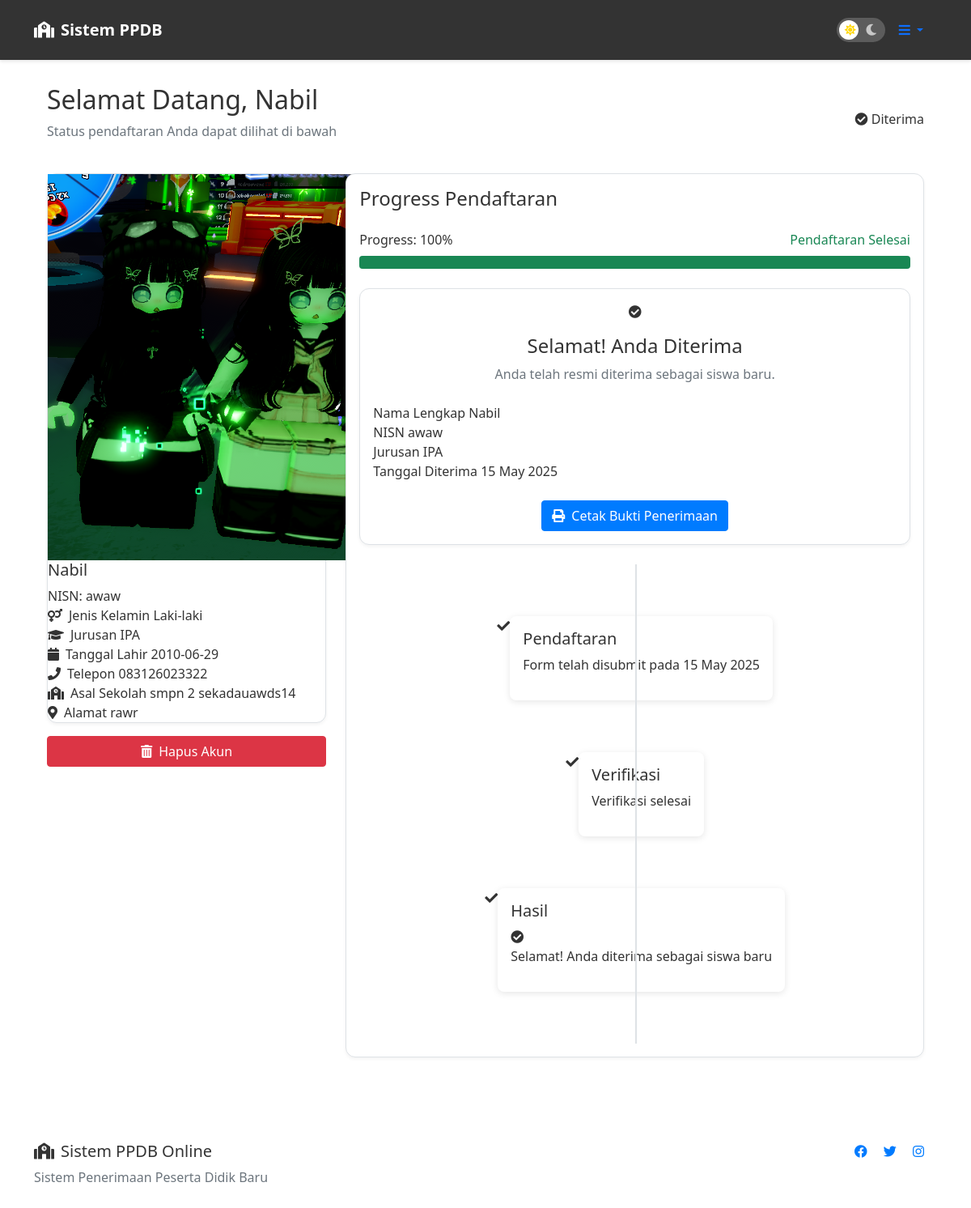
The app's page /dashboard (signed in) with its own data.
### app/models.py (models this page shows, shortened)
class User(UserMixin, db.Model):
    id = db.Column(db.Integer, primary_key=True)
    username = db.Column(db.String(80), unique=True, nullable=False)
    password = db.Column(db.String(120), nullable=False)
    name = db.Column(db.String(100), nullable=False)
    role = db.Column(db.String(10), default='user')
    forms = db.relationship('Form', backref='user', lazy=True)

class Form(db.Model):
    id = db.Column(db.Integer, primary_key=True)
    user_id = db.Column(db.Integer, db.ForeignKey('user.id'), nullable=False)
    form_data = db.Column(db.Text, nullable=False)
    status = db.Column(db.String(20), default='pending')
    timestamp = db.Column(db.DateTime, default=datetime.utcnow)
    akta_kelahiran = db.Column(db.String(255))
    kartu_keluarga = db.Column(db.String(255))
    ijazah_smp = db.Column(db.String(255))
    foto_siswa = db.Column(db.String(255))
    ktp_ortu = db.Column(db.String(255))
    nisn_doc = db.Column(db.String(255))
    nilai_rapor = db.Column(db.String(255))
    sertifikat_prestasi = db.Column(db.String(255))
    gender = db.Column(db.String(10))
    jurusan = db.Column(db.String(20))
    payment_proof = db.Column(db.String(255))  # Untuk menyimpan bukti pembayaran
    payment_status = db.Column(db.String(20), default='unpaid')  # unpaid/paid/confirmed
    @property
    def parsed_form_data(self):
        try:
            if isinstance(self.form_data, str):
                return json.loads(self.form_data)
            return self.form_data
        except:
            return {}

### app/routes/main.py (the view)
@main.route('/dashboard')
@login_required
def dashboard():
    if current_user.role == 'admin':
        forms = Form.query.all()
        return render_template('dashboard_admin.html', forms=forms)
    form = AdmissionForm()
    user_form = Form.query.filter_by(user_id=current_user.id).first()
    form_status = user_form.status if user_form else None
    if user_form and user_form.parsed_form_data:
        form_data = user_form.parsed_form_data
        form.nisn.data = form_data.get('nisn')
        try:
            form.birth_date.data = datetime.strptime(form_data.get('birth_date'), '%Y-%m-%d')
        except (ValueError, TypeError):
            form.birth_date.data = None
        form.address.data = form_data.get('address')
        form.phone.data = form_data.get('phone')
        form.previous_school.data = form_data.get('previous_school')
        form.gender.data = form_data.get('gender')
        form.jurusan.data = form_data.get('jurusan')
    return render_template('dashboard_user.html',
                         form=form,
                         form_status=form_status,
                         form_submitted=user_form,
                         now=datetime.now())

### app/templates/dashboard_user.html (shortened to what this page needs)
{% extends "base.html" %}
{% block content %}
<div class="dashboard-container">
    <div class="dashboard-header mb-4">
        <div class="row align-items-center">
            <div class="col-md-8">
                <h2 class="welcome-text">Selamat Datang, {{ current_user.name }}</h2>
                <p class="text-muted">{{ "Silahkan lengkapi pendaftaran Anda" if not form_submitted else "Status pendaftaran Anda dapat dilihat di bawah" }}</p>
            </div>
            <div class="col-md-4 text-md-end">
                {% if form_status == 'accepted' %}
                    <div class="status-pill success">
                        <i class="fas fa-check-circle"></i> Diterima
                    </div>
                {% elif form_status == 'rejected' %}
                    <div class="status-pill danger">
                        <i class="fas fa-times-circle"></i> Tidak Diterima
                    </div>
                {% elif form_status == 'pending' %}
                    <div class="status-pill warning">
                        <i class="fas fa-clock"></i> Dalam Proses
                    </div>
                {% endif %}
            </div>
        </div>
    </div>
    <div class="row g-4">
        <div class="col-md-4">
            <div class="card profile-card">
                <div class="profile-header">
                    <div class="profile-avatar">
                        {% if form_submitted and form_submitted.foto_siswa %}
                            <img src="{{ url_for('static', filename='uploads/' + form_submitted.foto_siswa) }}"
                                 alt="Foto 3x4">
                        {% else %}
                            <i class="fas fa-user"></i>
                        {% endif %}
                    </div>
                    <div class="profile-info-header">
                        <h5 class="profile-name">{{ current_user.name }}</h5>
                        {% if form_submitted %}
                            <span class="profile-id">NISN: {{ form_submitted.parsed_form_data.get('nisn') }}</span>
                        {% endif %}
                    </div>
                </div>
                {% if form_submitted %}
                    {% set form_data = form_submitted.parsed_form_data %}
                    <div class="profile-info">
                        <div class="info-item">
                            <i class="fas fa-venus-mars"></i>
                            <div>
                                <label>Jenis Kelamin</label>
                                <span>{{ "Laki-laki" if form_data.get('gender') == 'L' else "Perempuan" }}</span>
                            </div>
                        </div>
                        <div class="info-item">
                            <i class="fas fa-graduation-cap"></i>
                            <div>
                                <label>Jurusan</label>
                                <span>{{ "IPA" if form_data.get('jurusan') == 'ipa' else "IPS" }}</span>
                            </div>
                        </div>
                        <div class="info-item">
                            <i class="fas fa-calendar"></i>
                            <div>
                                <label>Tanggal Lahir</label>
                                <span>{{ form_data.get('birth_date') }}</span>
                            </div>
                        </div>
                        <div class="info-item">
                            <i class="fas fa-phone"></i>
                            <div>
                                <label>Telepon</label>
                                <span>{{ form_data.get('phone') }}</span>
                            </div>
                        </div>
                        <div class="info-item">
                            <i class="fas fa-school"></i>
                            <div>
                                <label>Asal Sekolah</label>
                                <span>{{ form_data.get('previous_school') }}</span>
                            </div>
                        </div>
                        <div class="info-item">
                            <i class="fas fa-map-marker-alt"></i>
                            <div>
                                <label>Alamat</label>
                                <span>{{ form_data.get('address') }}</span>
                            </div>
                        </div>
                    </div>
                {% endif %}
            </div>
            {% if form_submitted %}
            <div class="mt-3">
                <button type="button" class="btn btn-danger w-100" data-bs-toggle="modal" data-bs-target="#deleteAccountModal">
                    <i class="fas fa-trash-alt me-2"></i>Hapus Akun
                </button>
            </div>
            {% endif %}
        </div>
        <div class="col-md-8">
            {% if form_submitted %}
                <div class="card">
                    <div class="card-body">
                        <h4 class="card-title mb-4">Progress Pendaftaran</h4>
                        <div class="progress-wrapper mb-4">
                            {% if form_submitted %}
                                {% if form_status == 'pending' %}
                                    <div class="progress-percentage mb-2 d-flex justify-content-between">
                                        <span>Progress: 30%</span>
                                        <span class="text-warning">Menunggu Verifikasi Admin</span>
                                    </div>
                                    <div class="progress">
                                        <div class="progress-bar bg-warning"
                                             role="progressbar"
                                             style="width: 30%"
                                             aria-valuenow="30"
                                             aria-valuemin="0"
                                             aria-valuemax="100">
                                        </div>
                                    </div>
                                {% elif form_status == 'accepted' and form_submitted.payment_status == 'confirmed' %}
                                    <div class="progress-percentage mb-2 d-flex justify-content-between">
                                        <span>Progress: 100%</span>
                                        <span class="text-success">Pendaftaran Selesai</span>
                                    </div>
                                    <div class="progress">
                                        <div class="progress-bar bg-success"
                                             role="progressbar"
                                             style="width: 100%"
                                             aria-valuenow="100"
                                             aria-valuemin="0"
                                             aria-valuemax="100">
                                        </div>
                                    </div>
                                    <div class="acceptance-notice mt-4">
                                        <div class="card">
                                            <div class="card-body">
                                                <div class="text-center mb-4">
                                                    <div class="acceptance-icon">
                                                        <i class="fas fa-check-circle"></i>
                                                    </div>
                                                    <h4 class="mt-3">Selamat! Anda Diterima</h4>
                                                    <p class="text-muted">Anda telah resmi diterima sebagai siswa baru.</p>
                                                </div>
                                                <div class="acceptance-details">
                                                    <div class="info-row">
                                                        <label>Nama Lengkap</label>
                                                        <span>{{ current_user.name }}</span>
                                                    </div>
                                                    <div class="info-row">
                                                        <label>NISN</label>
                                                        <span>{{ form_submitted.parsed_form_data.get('nisn') }}</span>
                                                    </div>
                                                    <div class="info-row">
                                                        <label>Jurusan</label>
                                                        <span>{{ "IPA" if form_submitted.parsed_form_data.get('jurusan') == 'ipa' else "IPS" }}</span>
                                                    </div>
                                                    <div class="info-row">
                                                        <label>Tanggal Diterima</label>
                                                        <span>{{ form_submitted.timestamp.strftime('%d %B %Y') }}</span>
                                                    </div>
                                                </div>
                                                <div class="text-center mt-4">
                                                    <button onclick="printAcceptanceLetter()" class="btn btn-primary">
                                                        <i class="fas fa-print me-2"></i>Cetak Bukti Penerimaan
                                                    </button>
                                                </div>
                                            </div>
                                        </div>
                                    </div>
                                {% endif %}
                            {% endif %}
                        </div>
                        <div class="timeline">
                            <div class="timeline-item completed">
                                <div class="timeline-dot">
                                    <i class="fas fa-check"></i>
                                </div>
                                <div class="timeline-content">
                                    <h5>Pendaftaran</h5>
                                    <p>Form telah disubmit pada {{ form_submitted.timestamp.strftime('%d %B %Y') }}</p>
                                </div>
                            </div>
                            <div class="timeline-item {{ 'completed' if form_status in ['accepted', 'rejected'] else 'active' }}">
                                <div class="timeline-dot">
                                    {% if form_status in ['accepted', 'rejected'] %}
                                        <i class="fas fa-check"></i>
                                    {% else %}
                                        <i class="fas fa-spinner fa-spin"></i>
                                    {% endif %}
                                </div>
                                <div class="timeline-content">
                                    <h5>Verifikasi</h5>
                                    <p>{{ "Sedang dalam proses verifikasi" if form_status == 'pending' else "Verifikasi selesai" }}</p>
                                </div>
                            </div>
                            <div class="timeline-item {{ 'completed' if form_status == 'accepted' else 'active' if form_status == 'rejected' else '' }}">
                                <div class="timeline-dot">
                                    {% if form_status == 'accepted' %}
                                        <i class="fas fa-check"></i>
                                    {% elif form_status == 'rejected' %}
                                        <i class="fas fa-times"></i>
                                    {% else %}
                                        <i class="fas fa-clock"></i>
                                    {% endif %}
                                </div>
                                <div class="timeline-content">
                                    <h5>Hasil</h5>
                                    {% if form_status == 'accepted' %}
                                        <div class="result-box success">
                                            <i class="fas fa-check-circle"></i>
                                            <p>Selamat! Anda diterima sebagai siswa baru</p>
                                        </div>
                                    {% elif form_status == 'rejected' %}
                                        <div class="result-box danger">
                                            <i class="fas fa-times-circle"></i>
                                            <p>Maaf, Anda belum dapat diterima</p>
                                        </div>
                                    {% else %}
                                        <p>Menunggu hasil keputusan</p>
                                    {% endif %}
                                </div>
                            </div>
                        </div>
                    </div>
                </div>
            {% endif %}
        </div>
    </div>
</div>
{% endblock %}

### records on screen
User: name "Nabil"
Form: foto_siswa (picture), parsed_form_data.get "awaw", form_data "IPA", timestamp "15 May 2025", status "Verifikasi selesai"

### other values on screen
{{ "Laki-laki" if form_data.get('gender') == 'L' else "Perempuan" }} "Laki-laki"
{{ "IPA" if form_data.get('jurusan') == 'ipa' else "IPS" }} "IPA"
